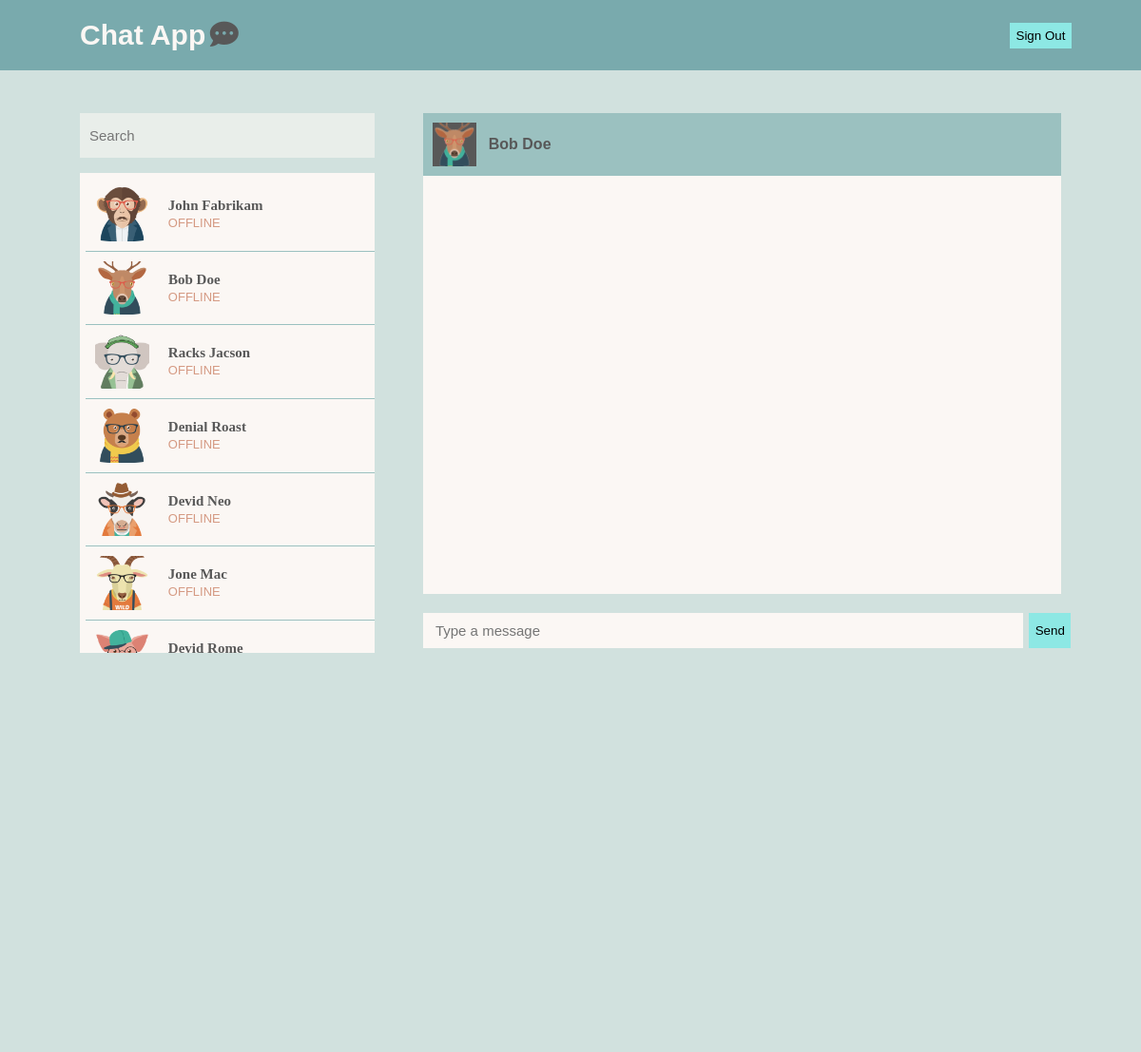
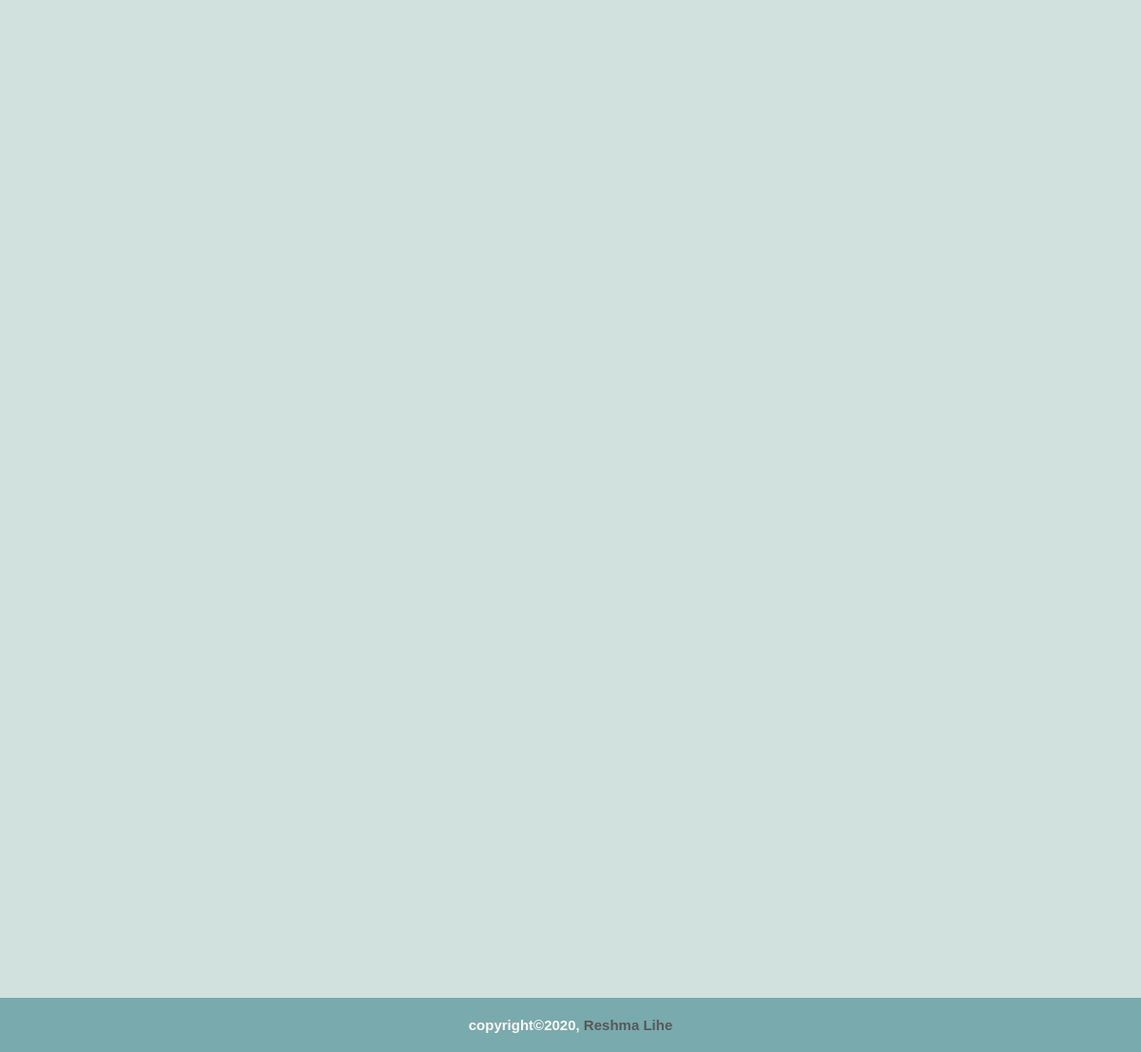
Page /view/chat.php?email=bobdoe@outlook.com (signed in) on the committed database (2 pictures, top to bottom).
### tables this page shows
CREATE TABLE `users` (
  `id` int(11) NOT NULL,
  `user_profile` varchar(50) NOT NULL,
  `user_fname` varchar(15) NOT NULL,
  `user_lname` varchar(15) NOT NULL,
  `user_gender` varchar(10) NOT NULL,
  `user_birthday` varchar(15) NOT NULL,
  `user_email` varchar(50) NOT NULL,
  `user_phone` varchar(15) NOT NULL,
  `user_pswd` varchar(100) NOT NULL,
  `user_question` varchar(100) NOT NULL,
  `user_answer` varchar(100) NOT NULL,
  `user_status` varchar(10) NOT NULL
);

### include/get_users_data.php (the view, shortened to what this page needs)
<?php
  include_once 'db.php';
  $current_user = $_SESSION['email'];
  $user = "SELECT * FROM users WHERE user_email != '$current_user'";
  $run_user = mysqli_query($connection, $user);
  while($row_user = mysqli_fetch_array($run_user)) {
    $user_fullName = $row_user['user_fname'] ." " .$row_user['user_lname'];
    $user_email = $row_user['user_email'];
    $user_profile = $row_user['user_profile'];
    $login = $row_user['user_status'];
    if ($login == 'Online') {
      $status = "<span class = 'status online'>online</span>";
    } else {
      $status = "<span class = 'status offline'>offline</span>";
    }
    echo "
      <li>
        <a href='chat.php?email=$user_email' title='$user_fullName'>
          <figure>
            <img src='$user_profile'>
          </figure>
          <div class='chat-left-details'>
            <p class='name'>$user_fullName</p>
            <p>$status</p>
          </div>
        </a>
      </li>
    ";
  }
?>

### view/chat.php (shortened to what this page needs)
<?php
  include_once '../include/db.php';
  if(!isset($_SESSION['email'])) {
    header("location:../view/signIn.php");
  } else {
?>
<!doctype html>
<html lang="en">
<head>
  <link rel="stylesheet" media="screen" href="../assets/vendor/fontawesome-free-5.13.0-web/css/all.min.css">
  <link rel="stylesheet" media="screen" href="../assets/css/style.css">
</head>
<body>
  <div class="container">
    <header>
      <div class="wrapper">
        <h1>
          <a href="index.php" title="Chat App">
            <span>chat app</span>
            <span class="logo">logo</span>
          </a>
        </h1>
        <form class="sign-out-form" method="POST">
          <div>
            <input class="blue-button" type="submit" name="left" value="Sign Out">
          </div>
        </form>
      </div>
    </header>
    <main>
      <section>
        <div class="wrapper">
          <div class="left-chat">
            <form action="#FIXME" method="POST">
              <div>
                <input class="search" type="text" name="search" placeholder="Search" autocomplete=off>
              </div>
            </form>
            <div class="left-chat-list scroll">
              <ul>
                <?php
                  include_once '../include/get_users_data.php';
                ?>
              </ul>
            </div>
          </div>
          <div class="right-chat">
            <?php
              $user = $_SESSION['email'];
              $get_user = "SELECT * FROM users WHERE user_email = '$user'";
              $run = mysqli_query($connection, $get_user);
              $row = mysqli_fetch_array($run);
              $user_name = $row['user_fname'] ." " .$row['user_lname'];
              $current_user_profile = $row['user_profile'];
            ?>
            <?php
              if(isset($_GET['email'])) {
                global $connection;
                $get_username = $_GET['email'];
                $get_user = "SELECT * FROM users WHERE user_email = '$get_username'";
                $run = mysqli_query($connection, $get_user);
                $row_user = mysqli_fetch_array($run);
                $chat_user = $row_user['user_fname'] ." " .$row_user['user_lname'];
                $user_progile_image = $row_user['user_profile'];
              }
            ?>
            <?php
              if(!isset($_GET['email'])) {
                echo "
                  <div class='current_profile'>
                    <span>welcome to</span>
                    <h2>chat app</h2>
                    <figure>
                      <img src='$current_user_profile'>
                    </figure>
                    <div>$user_name</div>
                  </div>
                ";
              } else {
              ?>
              <div class="right-header">
                <figure class="right-header-img">
                  <img src="<?php echo $user_progile_image; ?>" title="<?php echo $chat_user; ?>">
                </figure>
                <div class="right-header-detail">
                  <p><?php echo $chat_user; ?></p>
                </div>
              </div>
              <div class="right-header-contentchat scroll">
              </div>
              <div class="right-chat-textbox">
                <form action="#FIXME" method="POST">
                  <div>
                    <input type="text" name="content" placeholder="Type a message" autocomplete=off>
                  </div>
                  <div class="sendButton">
                    <input class="blue-button" type="submit" name="send" value="Send">
                  </div>
                </form>
              </div>
            <?php } ?>
          </div>
        </div>
      </section>
    </main>
    <footer>
      <div class="wrapper">
        <h3>copyright&copy;2020, <a href="#FIXME" title="Reshma Lihe">reshma lihe</a></h3>
      </div>
    </footer>
  </div>
</body>
</html>
<?php } ?>

### rows in the picture
users: user_profile (picture), user_fullName "John Fabrikam", user_status "OFFLINE"
users: user_profile (picture), user_fullName "Bob Doe", user_status "OFFLINE", chat_user "Bob Doe"
users: user_profile (picture), user_fullName "Racks Jacson", user_status "OFFLINE"
users: user_profile (picture), user_fullName "Denial Roast", user_status "OFFLINE"
users: user_profile (picture), user_fullName "Devid Neo", user_status "OFFLINE"
users: user_profile (picture), user_fullName "Jone Mac", user_status "OFFLINE"
users: user_profile (picture), user_fullName "Devid Rome"
